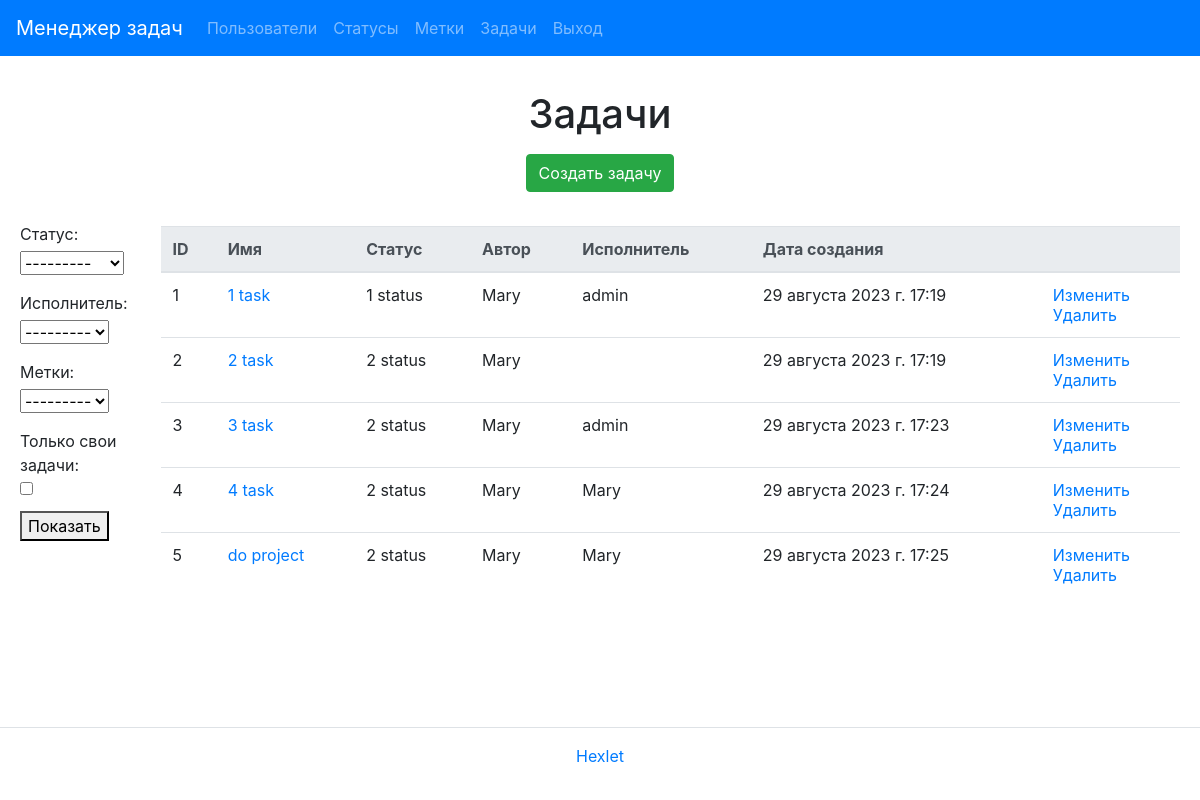
The app's page /ru/tasks/ (signed in), older data.
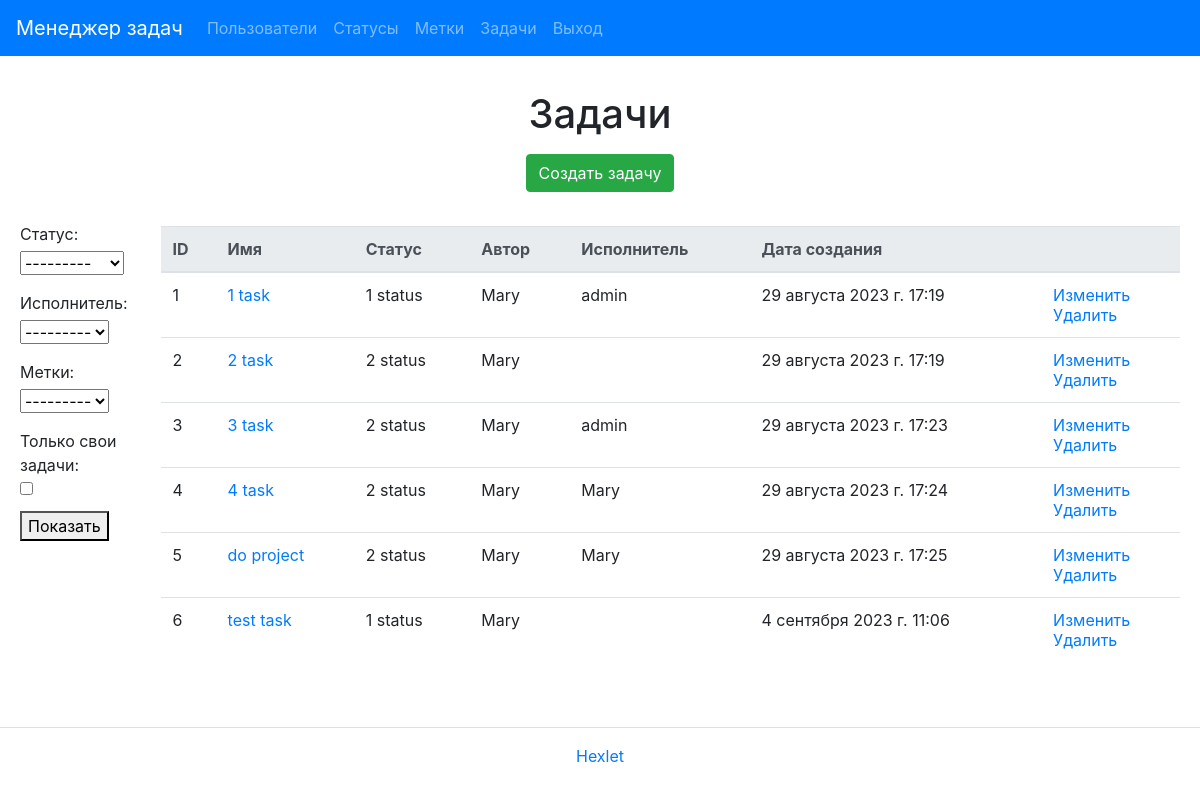
The same page, newer data.
### task_manager/tasks/models.py (models this page shows, shortened)
class Task(models.Model):
    name = models.CharField(max_length=30)
    description = models.TextField(blank=True)
    status = models.ForeignKey(Status, on_delete=models.PROTECT)
    creator = models.ForeignKey(
        User,
        on_delete=models.PROTECT,
        related_name='+',
        blank=True
    )
    executor = models.ForeignKey(User, on_delete=models.PROTECT, blank=True, null=True)
    labels = models.ManyToManyField(Label, blank=True)
    created_at = models.DateTimeField(default=timezone.now)

### task_manager/statuses/models.py (models this page shows)
class Status(models.Model):
    name = models.CharField(max_length=30)
    created_at = models.DateTimeField(auto_now_add=True)
    def __str__(self):
        return self.name

### task_manager/tasks/views.py (the view)
# urls.py: path('', TaskList.as_view(), name='task_index'),
class TaskList(UserLoginMixin, FilterView):
    model = Task
    template_name = 'tasks/index.html'
    context_object_name = 'tasks'
    filterset_class = TaskFilter

### task_manager/labels/models.py (called while the page is built)
    def __str__(self):
        return self.name

### task_manager/templates/tasks/index.html (shortened to what this page needs)
{% extends "base.html" %}
{% load i18n %}
{% block content %}
<h1 class="my-2 text-center">{% trans "Tasks" %}</h1>
<div class="d-flex justify-content-center mt-3 mb-0">
  <a class="btn btn-success btn-md" href="{% url 'task_create' %}">{% trans "Create task" %}</a>
</div>
<div class="container">
  <div class="flex-container">
    <div class="filter-form">
      <form method="get">
        {{ filter.form.as_p }}
        <button type="submit">{% trans 'Show' %}</button>
      </form>
    </div>
    <table class="table table-lg-responsive table-hover mt-4">
      <thead class="thead-light">
        <tr>
          <th>{% trans "ID" %}</th>
          <th>{% trans "Name" %}</th>
          <th>{% trans "Status" %}</th>
          <th>{% trans "Author" %}</th>
          <th>{% trans "Executor" %}</th>
          <th>{% trans "Creation date" %}</th>
          <th></th>
        </tr>
      </thead>
      <tbody>
        {% if tasks %}
          {% for task in tasks %}
          <tr>
            <td>{{ task.id }}</td>
            <td><a href="{% url 'task_single' task.id %}">{{ task.name }}</a></td>
            <td>{{ task.status }}</td>
            <td>{{ task.creator }}</td>
            {% if task.executor %}
            <td>{{ task.executor }}</td>
            {% else %}
            <td></td>
            {% endif %}
            <td>{{ task.created_at }}</td>
            <td>
              <a href="{% url 'task_update' task.id %}">{% trans "Modify" %}</a>
              <br>
              <a href="{% url 'task_delete' task.id %}">{% trans "Delete" %}</a>
            </td>
          </tr>
          {% endfor %}
        {% endif %}
      </tbody>
    </table>
  </div>
</div>
{% endblock %}

Row changes from the older to the newer data that the page shows:
added Task: id "6", name "test task", status "1 status", creator "Mary", created_at "4 сентября 2023 г. 11:06"
